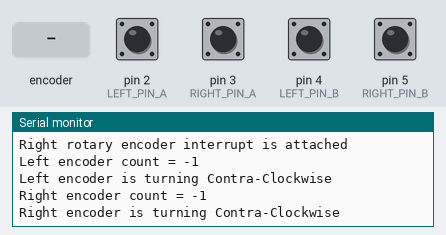
This sketch was run on a simulated Arduino Uno, built with avr-gcc and run on an emulated ATmega328P. Shown: the last lines printed to the serial monitor. The test bench sets the inputs (shaded band); at power-on: pin 2 (LEFT_PIN_A), pin 3 (RIGHT_PIN_A), pin 4 (LEFT_PIN_B), pin 5 (RIGHT_PIN_B) HIGH.

Above: at 1.2 s.
1.3 s: rotary encoder on pin 2 (LEFT_PIN_A) / pin 4 (LEFT_PIN_B) turned 2 steps (second pin leading)
At 2.8 s:
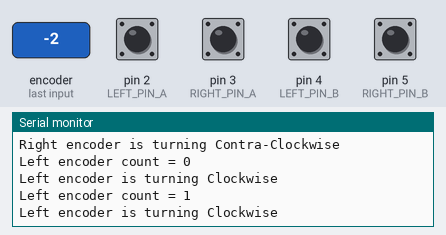
3.2 s: pin 3 (RIGHT_PIN_A) pulled LOW for 0.15 s
At 4.5 s:
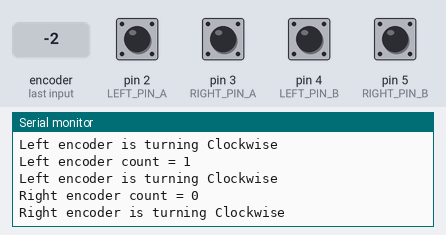
4.8 s: pin 3 (RIGHT_PIN_A) pulled LOW for 1 s
At 7.0 s:
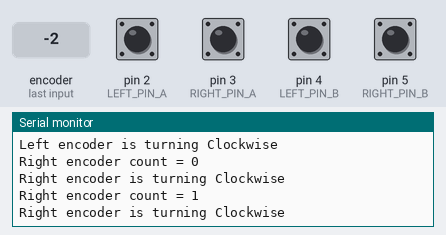
7.3 s: rotary encoder on pin 2 (LEFT_PIN_A) / pin 4 (LEFT_PIN_B) turned 3 steps (first pin leading)
At 9.3 s:
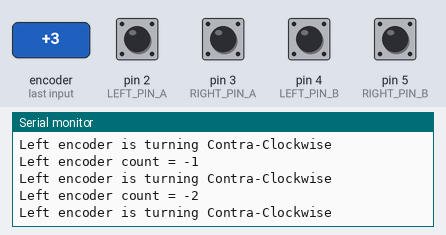
Timing chart, 0 to 10.4 s (numbered marks = the images above; inputs shaded):
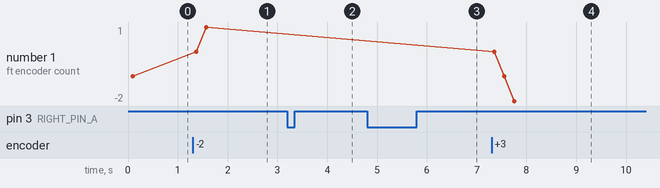

Measured:
- after the input at 1.3 s, the serial monitor: prints a new line after 0.08 s (image 1)
- after the input at 3.2 s, the serial monitor: prints a new line after 0.15 s (image 2)
- after the input at 4.8 s, the serial monitor: prints a new line after 1.0 s (image 3)
- after the input at 7.3 s, the serial monitor: prints a new line after 0.05 s (image 4)
- plotted number 1: -1 → 1 after the input at 1.3 s, 1 → -2 after the input at 7.3 s

The sketch:

RotaryEncoders.ino
```cpp
// Left Encoder
int leftA = 0;
int leftB = 0;
const int LEFT_PIN_A = 2;
const int LEFT_PIN_B = 4;
bool leftDataReady = false;
int leftCount = 0;
int lastLeftCount = 0;

// Right encoder
int rightA = 0;
int rightB = 0;
const int RIGHT_PIN_A = 3;
const int RIGHT_PIN_B = 5;
bool rightDataReady = false;
int rightCount = 0;
int lastRightCount = 0;

void setup() {
  // put your setup code here, to run once:
  Serial.begin(9600);
  attachInterrupt(digitalPinToInterrupt(LEFT_PIN_A), Left_Encoder_ISR, RISING);
  Serial.println("Left rotary encoder interrupt is attached");
  attachInterrupt(digitalPinToInterrupt(RIGHT_PIN_A), Right_Encoder_ISR, RISING);
  Serial.println("Right rotary encoder interrupt is attached");
  pinMode(LEFT_PIN_A, INPUT_PULLUP);
  pinMode(LEFT_PIN_B, INPUT_PULLUP);
  pinMode(RIGHT_PIN_A, INPUT_PULLUP);
  pinMode(RIGHT_PIN_B, INPUT_PULLUP);
}

void Left_Encoder_ISR()
{
  leftA = digitalRead(LEFT_PIN_A);
  leftB = digitalRead(LEFT_PIN_B);
  if(leftA == leftB)
    {
      leftCount++;
    }
    else
    {
      leftCount--;
    }
  leftDataReady = true;
}

void Right_Encoder_ISR()
{
  rightA = digitalRead(RIGHT_PIN_A);
  rightB = digitalRead(RIGHT_PIN_B);
  if(rightA == rightB)
    {
      rightCount++;
    }
    else
    {
      rightCount--;
    }
  rightDataReady = true;
}

void loop() {
  // put your main code here, to run repeatedly:
  if(leftDataReady)
  {
    Serial.print("Left encoder count = ");
    Serial.println(leftCount);
    if (leftCount > lastLeftCount)
    {
      Serial.println("Left encoder is turning Clockwise");
    }
    else
    {
      Serial.println("Left encoder is turning Contra-Clockwise");
    }
    lastLeftCount = leftCount;
    Serial.println("");
    leftDataReady = false;
  }
  if(rightDataReady)
  {
    Serial.print("Right encoder count = ");
    Serial.println(rightCount);
    if (rightCount > lastRightCount)
    {
      Serial.println("Right encoder is turning Clockwise");
    }
    else
    {
      Serial.println("Right encoder is turning Contra-Clockwise");
    }
    lastRightCount = rightCount;
    Serial.println("");
    rightDataReady = false;
  }
}
```
